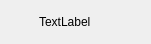
<?xml version="1.0" encoding="UTF-8"?>
<ui version="4.0">
 <class>LabeledStatusWidget</class>
 <widget class="QWidget" name="LabeledStatusWidget">
  <property name="geometry">
   <rect>
    <x>0</x>
    <y>0</y>
    <width>151</width>
    <height>40</height>
   </rect>
  </property>
  <property name="focusPolicy">
   <enum>Qt::NoFocus</enum>
  </property>
  <property name="contextMenuPolicy">
   <enum>Qt::DefaultContextMenu</enum>
  </property>
  <property name="windowTitle">
   <string>MRTA</string>
  </property>
  <layout class="QHBoxLayout" name="horizontalLayout">
   <item>
    <widget class="rqt_mrta::StatusWidget" name="status_widget" native="true">
     <property name="sizePolicy">
      <sizepolicy hsizetype="Minimum" vsizetype="Minimum">
       <horstretch>0</horstretch>
       <verstretch>0</verstretch>
      </sizepolicy>
     </property>
     <property name="minimumSize">
      <size>
       <width>22</width>
       <height>22</height>
      </size>
     </property>
     <property name="maximumSize">
      <size>
       <width>22</width>
       <height>22</height>
      </size>
     </property>
    </widget>
   </item>
   <item>
    <widget class="QLabel" name="label">
     <property name="minimumSize">
      <size>
       <width>0</width>
       <height>22</height>
      </size>
     </property>
     <property name="maximumSize">
      <size>
       <width>16777215</width>
       <height>44</height>
      </size>
     </property>
     <property name="text">
      <string>TextLabel</string>
     </property>
    </widget>
   </item>
   <item>
    <spacer name="horizontal_spacer">
     <property name="orientation">
      <enum>Qt::Horizontal</enum>
     </property>
     <property name="sizeHint" stdset="0">
      <size>
       <width>40</width>
       <height>20</height>
      </size>
     </property>
    </spacer>
   </item>
  </layout>
 </widget>
 <customwidgets>
  <customwidget>
   <class>rqt_mrta::StatusWidget</class>
   <extends>QWidget</extends>
   <header location="global">rqt_mrta/status_widget.h</header>
   <container>1</container>
  </customwidget>
 </customwidgets>
 <resources/>
 <connections/>
</ui>
